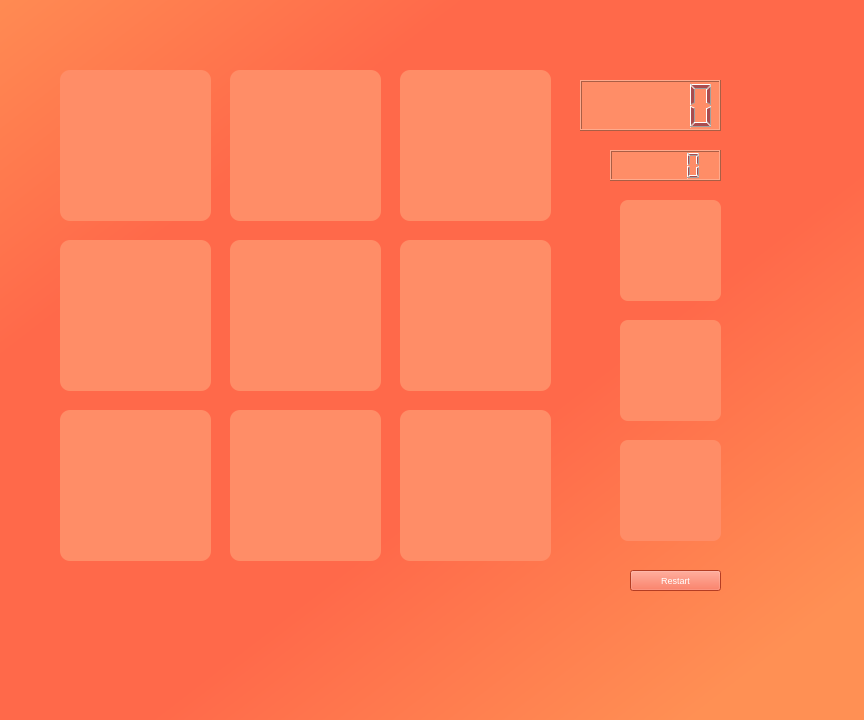
<?xml version="1.0" encoding="UTF-8"?>
<ui version="4.0">
 <class>MainWindow</class>
 <widget class="QMainWindow" name="MainWindow">
  <property name="geometry">
   <rect>
    <x>0</x>
    <y>0</y>
    <width>864</width>
    <height>720</height>
   </rect>
  </property>
  <property name="windowTitle">
   <string>MainWindow</string>
  </property>
  <property name="whatsThis">
   <string notr="true"/>
  </property>
  <property name="styleSheet">
   <string notr="true">background-color:rgb(255, 118, 72) ;
background-color:qlineargradient(spread:reflect, x1:0.454227, y1:0.409045, x2:1, y2:1, stop:0.301136 rgba(255, 105, 74, 255), stop:0.829545 rgba(255, 144, 84, 255))</string>
  </property>
  <property name="animated">
   <bool>false</bool>
  </property>
  <widget class="QWidget" name="centralWidget">
   <widget class="QPushButton" name="box_1">
    <property name="geometry">
     <rect>
      <x>60</x>
      <y>70</y>
      <width>151</width>
      <height>151</height>
     </rect>
    </property>
    <property name="font">
     <font>
      <pointsize>24</pointsize>
      <weight>50</weight>
      <bold>false</bold>
     </font>
    </property>
    <property name="styleSheet">
     <string notr="true">background-color:rgb(255, 141, 103);
border-radius: 10px;</string>
    </property>
    <property name="text">
     <string/>
    </property>
   </widget>
   <widget class="QPushButton" name="box_2">
    <property name="geometry">
     <rect>
      <x>230</x>
      <y>70</y>
      <width>151</width>
      <height>151</height>
     </rect>
    </property>
    <property name="font">
     <font>
      <pointsize>24</pointsize>
      <weight>50</weight>
      <bold>false</bold>
     </font>
    </property>
    <property name="styleSheet">
     <string notr="true">background-color:rgb(255, 141, 103);
border-radius: 10px;</string>
    </property>
    <property name="text">
     <string/>
    </property>
   </widget>
   <widget class="QPushButton" name="box_3">
    <property name="geometry">
     <rect>
      <x>400</x>
      <y>70</y>
      <width>151</width>
      <height>151</height>
     </rect>
    </property>
    <property name="font">
     <font>
      <pointsize>24</pointsize>
      <weight>50</weight>
      <bold>false</bold>
     </font>
    </property>
    <property name="styleSheet">
     <string notr="true">background-color:rgb(255, 141, 103);
border-radius: 10px;</string>
    </property>
    <property name="text">
     <string/>
    </property>
   </widget>
   <widget class="QPushButton" name="box_4">
    <property name="geometry">
     <rect>
      <x>60</x>
      <y>240</y>
      <width>151</width>
      <height>151</height>
     </rect>
    </property>
    <property name="font">
     <font>
      <pointsize>24</pointsize>
      <weight>50</weight>
      <bold>false</bold>
     </font>
    </property>
    <property name="styleSheet">
     <string notr="true">background-color:rgb(255, 141, 103);
border-radius: 10px;</string>
    </property>
    <property name="text">
     <string/>
    </property>
   </widget>
   <widget class="QPushButton" name="box_5">
    <property name="geometry">
     <rect>
      <x>230</x>
      <y>240</y>
      <width>151</width>
      <height>151</height>
     </rect>
    </property>
    <property name="font">
     <font>
      <pointsize>24</pointsize>
      <weight>50</weight>
      <bold>false</bold>
     </font>
    </property>
    <property name="styleSheet">
     <string notr="true">background-color:rgb(255, 141, 103);
border-radius: 10px;</string>
    </property>
    <property name="text">
     <string/>
    </property>
   </widget>
   <widget class="QPushButton" name="box_6">
    <property name="geometry">
     <rect>
      <x>400</x>
      <y>240</y>
      <width>151</width>
      <height>151</height>
     </rect>
    </property>
    <property name="font">
     <font>
      <pointsize>24</pointsize>
      <weight>50</weight>
      <bold>false</bold>
     </font>
    </property>
    <property name="styleSheet">
     <string notr="true">background-color:rgb(255, 141, 103);
border-radius: 10px;</string>
    </property>
    <property name="text">
     <string/>
    </property>
   </widget>
   <widget class="QPushButton" name="box_7">
    <property name="geometry">
     <rect>
      <x>60</x>
      <y>410</y>
      <width>151</width>
      <height>151</height>
     </rect>
    </property>
    <property name="font">
     <font>
      <pointsize>24</pointsize>
     </font>
    </property>
    <property name="styleSheet">
     <string notr="true">background-color:rgb(255, 141, 103);
border-radius: 10px;</string>
    </property>
    <property name="text">
     <string/>
    </property>
   </widget>
   <widget class="QPushButton" name="box_8">
    <property name="geometry">
     <rect>
      <x>230</x>
      <y>410</y>
      <width>151</width>
      <height>151</height>
     </rect>
    </property>
    <property name="font">
     <font>
      <pointsize>24</pointsize>
     </font>
    </property>
    <property name="styleSheet">
     <string notr="true">background-color:rgb(255, 141, 103);
border-radius: 10px;</string>
    </property>
    <property name="text">
     <string/>
    </property>
   </widget>
   <widget class="QPushButton" name="box_9">
    <property name="geometry">
     <rect>
      <x>400</x>
      <y>410</y>
      <width>151</width>
      <height>151</height>
     </rect>
    </property>
    <property name="font">
     <font>
      <pointsize>24</pointsize>
     </font>
    </property>
    <property name="styleSheet">
     <string notr="true">background-color:rgb(255, 141, 103);
border-radius: 10px;</string>
    </property>
    <property name="text">
     <string/>
    </property>
   </widget>
   <widget class="QPushButton" name="box_keep">
    <property name="geometry">
     <rect>
      <x>620</x>
      <y>440</y>
      <width>101</width>
      <height>101</height>
     </rect>
    </property>
    <property name="font">
     <font>
      <pointsize>16</pointsize>
     </font>
    </property>
    <property name="styleSheet">
     <string notr="true">background-color:rgb(255, 141, 103);
border-radius: 8px;</string>
    </property>
    <property name="text">
     <string/>
    </property>
   </widget>
   <widget class="QLCDNumber" name="best_score">
    <property name="geometry">
     <rect>
      <x>610</x>
      <y>150</y>
      <width>111</width>
      <height>31</height>
     </rect>
    </property>
    <property name="styleSheet">
     <string notr="true">background-color:rgb(255, 141, 103);
color:rgb(171, 76, 78);</string>
    </property>
   </widget>
   <widget class="QLCDNumber" name="now_score">
    <property name="geometry">
     <rect>
      <x>580</x>
      <y>80</y>
      <width>141</width>
      <height>51</height>
     </rect>
    </property>
    <property name="styleSheet">
     <string notr="true">background-color:rgb(255, 141, 103);
color:rgb(171, 76, 78);</string>
    </property>
    <property name="value" stdset="0">
     <double>0.000000000000000</double>
    </property>
   </widget>
   <widget class="QPushButton" name="box_put">
    <property name="geometry">
     <rect>
      <x>620</x>
      <y>320</y>
      <width>101</width>
      <height>101</height>
     </rect>
    </property>
    <property name="font">
     <font>
      <pointsize>16</pointsize>
      <weight>50</weight>
      <bold>false</bold>
     </font>
    </property>
    <property name="styleSheet">
     <string notr="true">background-color:rgb(255, 141, 103);
border-radius: 8px;</string>
    </property>
    <property name="text">
     <string/>
    </property>
   </widget>
   <widget class="QPushButton" name="box_next">
    <property name="geometry">
     <rect>
      <x>620</x>
      <y>200</y>
      <width>101</width>
      <height>101</height>
     </rect>
    </property>
    <property name="font">
     <font>
      <pointsize>16</pointsize>
      <weight>50</weight>
      <bold>false</bold>
     </font>
    </property>
    <property name="styleSheet">
     <string notr="true">background-color:rgb(255, 141, 103);
border-radius: 8px;</string>
    </property>
    <property name="text">
     <string/>
    </property>
   </widget>
   <widget class="QPushButton" name="pushButton">
    <property name="geometry">
     <rect>
      <x>630</x>
      <y>570</y>
      <width>91</width>
      <height>21</height>
     </rect>
    </property>
    <property name="font">
     <font>
      <pointsize>7</pointsize>
     </font>
    </property>
    <property name="styleSheet">
     <string notr="true">background-color: rgb(252, 85, 49);
color: rgb(255, 255, 255);</string>
    </property>
    <property name="text">
     <string>Restart</string>
    </property>
   </widget>
  </widget>
 </widget>
 <layoutdefault spacing="6" margin="11"/>
 <resources/>
 <connections/>
</ui>
